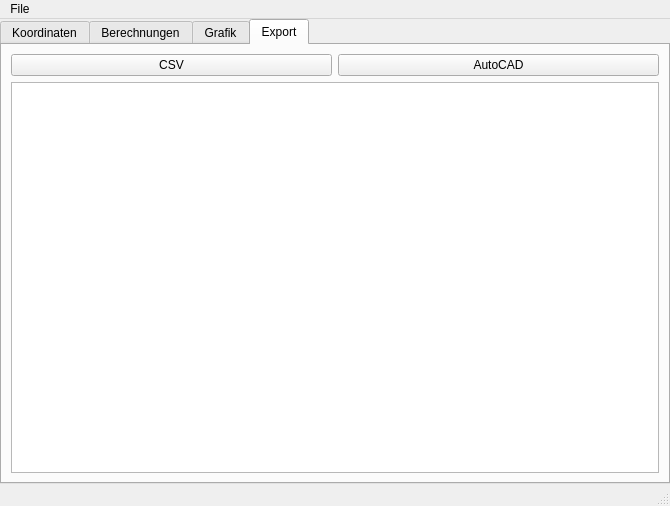
<?xml version="1.0" encoding="UTF-8"?>
<ui version="4.0">
 <class>GeoCalc</class>
 <widget class="QMainWindow" name="GeoCalc">
  <property name="geometry">
   <rect>
    <x>0</x>
    <y>0</y>
    <width>670</width>
    <height>506</height>
   </rect>
  </property>
  <property name="windowTitle">
   <string>Geocalc</string>
  </property>
  <property name="autoFillBackground">
   <bool>false</bool>
  </property>
  <widget class="QWidget" name="centralwidget">
   <layout class="QGridLayout" name="gridLayout">
    <property name="leftMargin">
     <number>0</number>
    </property>
    <property name="topMargin">
     <number>0</number>
    </property>
    <property name="rightMargin">
     <number>0</number>
    </property>
    <property name="bottomMargin">
     <number>0</number>
    </property>
    <property name="spacing">
     <number>0</number>
    </property>
    <item row="0" column="0" rowspan="2">
     <widget class="QTabWidget" name="main_tabWidget">
      <property name="currentIndex">
       <number>3</number>
      </property>
      <widget class="QWidget" name="koordinaten_tab">
       <attribute name="title">
        <string>Koordinaten</string>
       </attribute>
       <layout class="QGridLayout" name="gridLayout_2">
        <property name="leftMargin">
         <number>0</number>
        </property>
        <property name="topMargin">
         <number>0</number>
        </property>
        <property name="rightMargin">
         <number>0</number>
        </property>
        <property name="bottomMargin">
         <number>0</number>
        </property>
        <property name="spacing">
         <number>0</number>
        </property>
        <item row="0" column="0">
         <widget class="QTabWidget" name="koordinaten_tabWidget">
          <property name="currentIndex">
           <number>0</number>
          </property>
          <property name="tabsClosable">
           <bool>false</bool>
          </property>
          <property name="tabBarAutoHide">
           <bool>false</bool>
          </property>
          <widget class="QWidget" name="tabelle1_tab">
           <attribute name="title">
            <string>KT 1</string>
           </attribute>
           <layout class="QGridLayout" name="gridLayout_5">
            <item row="1" column="1">
             <widget class="QLineEdit" name="koordinaten_tabelle1_pktnr_entry">
              <property name="frame">
               <bool>true</bool>
              </property>
              <property name="echoMode">
               <enum>QLineEdit::Normal</enum>
              </property>
             </widget>
            </item>
            <item row="0" column="1">
             <widget class="QLabel" name="koordinaten_tabelle1_pktnr_label">
              <property name="frameShape">
               <enum>QFrame::NoFrame</enum>
              </property>
              <property name="frameShadow">
               <enum>QFrame::Plain</enum>
              </property>
              <property name="text">
               <string>Punkt Nummer</string>
              </property>
              <property name="textFormat">
               <enum>Qt::AutoText</enum>
              </property>
              <property name="scaledContents">
               <bool>false</bool>
              </property>
              <property name="alignment">
               <set>Qt::AlignCenter</set>
              </property>
             </widget>
            </item>
            <item row="4" column="1" colspan="4">
             <widget class="QTableWidget" name="koordinaten_tabelle1_pktliste_table">
              <column>
               <property name="text">
                <string>Pkt. Nr.</string>
               </property>
              </column>
              <column>
               <property name="text">
                <string>Rechtswert (Y)</string>
               </property>
              </column>
              <column>
               <property name="text">
                <string>Hochwert (X)</string>
               </property>
              </column>
              <column>
               <property name="text">
                <string>Höhe über NHN</string>
               </property>
              </column>
             </widget>
            </item>
            <item row="1" column="4">
             <widget class="QLineEdit" name="koordinaten_tabelle1_hoehe_entry">
              <property name="frame">
               <bool>true</bool>
              </property>
              <property name="echoMode">
               <enum>QLineEdit::Normal</enum>
              </property>
             </widget>
            </item>
            <item row="0" column="3">
             <widget class="QLabel" name="koordinaten_tabelle1_hwert_label">
              <property name="text">
               <string>Hochwert</string>
              </property>
              <property name="alignment">
               <set>Qt::AlignCenter</set>
              </property>
             </widget>
            </item>
            <item row="1" column="2">
             <widget class="QLineEdit" name="koordinaten_tabelle1_rewert_entry">
              <property name="frame">
               <bool>true</bool>
              </property>
              <property name="echoMode">
               <enum>QLineEdit::Normal</enum>
              </property>
             </widget>
            </item>
            <item row="1" column="3">
             <widget class="QLineEdit" name="koordinaten_tabelle1_hwert_entry">
              <property name="frame">
               <bool>true</bool>
              </property>
              <property name="echoMode">
               <enum>QLineEdit::Normal</enum>
              </property>
             </widget>
            </item>
            <item row="2" column="1" colspan="4">
             <widget class="QPushButton" name="koordinaten_tabelle1_pkthinzufuegen_button">
              <property name="text">
               <string>Punkt hinzufügen</string>
              </property>
             </widget>
            </item>
            <item row="0" column="4">
             <widget class="QLabel" name="koordinaten_tabelle1_hoehe_label">
              <property name="text">
               <string>Höhe</string>
              </property>
              <property name="alignment">
               <set>Qt::AlignCenter</set>
              </property>
             </widget>
            </item>
            <item row="0" column="2">
             <widget class="QLabel" name="koordinaten_tabelle1_rewert_label">
              <property name="text">
               <string>Rechtswert</string>
              </property>
              <property name="alignment">
               <set>Qt::AlignCenter</set>
              </property>
             </widget>
            </item>
            <item row="3" column="1" colspan="4">
             <widget class="QLabel" name="koordinaten_tabelle1_return_label">
              <property name="text">
               <string/>
              </property>
              <property name="alignment">
               <set>Qt::AlignCenter</set>
              </property>
             </widget>
            </item>
           </layout>
          </widget>
          <widget class="QWidget" name="add_tab">
           <attribute name="title">
            <string>+</string>
           </attribute>
          </widget>
         </widget>
        </item>
       </layout>
      </widget>
      <widget class="QWidget" name="berechnungen_tab">
       <attribute name="title">
        <string>Berechnungen</string>
       </attribute>
       <layout class="QGridLayout" name="gridLayout_4">
        <item row="0" column="1">
         <widget class="QTabWidget" name="berechnungen_tabWidget">
          <property name="currentIndex">
           <number>1</number>
          </property>
          <widget class="QWidget" name="geoAfg1_tab">
           <attribute name="title">
            <string>Erste Geodätische Hauptaufgabe</string>
           </attribute>
           <widget class="QLabel" name="label">
            <property name="geometry">
             <rect>
              <x>0</x>
              <y>10</y>
              <width>35</width>
              <height>10</height>
             </rect>
            </property>
            <property name="text">
             <string>Punkt 1:</string>
            </property>
           </widget>
           <widget class="QLineEdit" name="lineEdit">
            <property name="geometry">
             <rect>
              <x>0</x>
              <y>30</y>
              <width>113</width>
              <height>20</height>
             </rect>
            </property>
           </widget>
           <widget class="QLabel" name="label_2">
            <property name="geometry">
             <rect>
              <x>140</x>
              <y>10</y>
              <width>35</width>
              <height>10</height>
             </rect>
            </property>
            <property name="text">
             <string>Punkt 2:</string>
            </property>
           </widget>
           <widget class="QLineEdit" name="lineEdit_2">
            <property name="geometry">
             <rect>
              <x>140</x>
              <y>30</y>
              <width>113</width>
              <height>20</height>
             </rect>
            </property>
           </widget>
           <widget class="QPushButton" name="pushButton">
            <property name="geometry">
             <rect>
              <x>10</x>
              <y>60</y>
              <width>71</width>
              <height>31</height>
             </rect>
            </property>
            <property name="text">
             <string>Berechne!</string>
            </property>
           </widget>
           <widget class="QLabel" name="label_3">
            <property name="geometry">
             <rect>
              <x>140</x>
              <y>70</y>
              <width>61</width>
              <height>16</height>
             </rect>
            </property>
            <property name="text">
             <string>Ergebnis:</string>
            </property>
           </widget>
           <widget class="QLabel" name="label_4">
            <property name="geometry">
             <rect>
              <x>270</x>
              <y>70</y>
              <width>121</width>
              <height>16</height>
             </rect>
            </property>
            <property name="text">
             <string>Blank</string>
            </property>
           </widget>
          </widget>
          <widget class="QWidget" name="geoAfg2_tab">
           <attribute name="title">
            <string>Zweite Geodätische Hauptaufgabe</string>
           </attribute>
          </widget>
         </widget>
        </item>
       </layout>
      </widget>
      <widget class="QWidget" name="grafik_tab">
       <attribute name="title">
        <string>Grafik</string>
       </attribute>
       <layout class="QGridLayout" name="gridLayout_3">
        <item row="1" column="0">
         <widget class="QPushButton" name="grafik_anzeigen_button">
          <property name="minimumSize">
           <size>
            <width>0</width>
            <height>0</height>
           </size>
          </property>
          <property name="text">
           <string>Anzeigen</string>
          </property>
         </widget>
        </item>
        <item row="0" column="0" colspan="2">
         <widget class="QGraphicsView" name="grafik_grafik_graphicsview"/>
        </item>
        <item row="2" column="0">
         <widget class="QPushButton" name="grafik_plus_button">
          <property name="text">
           <string>+</string>
          </property>
         </widget>
        </item>
        <item row="1" column="1">
         <widget class="QPushButton" name="grafik_clear_button">
          <property name="text">
           <string>Clear</string>
          </property>
         </widget>
        </item>
        <item row="2" column="1">
         <widget class="QPushButton" name="grafik_minus_button">
          <property name="text">
           <string>-</string>
          </property>
         </widget>
        </item>
       </layout>
      </widget>
      <widget class="QWidget" name="export_tab">
       <attribute name="title">
        <string>Export</string>
       </attribute>
       <layout class="QGridLayout" name="gridLayout_6">
        <item row="0" column="0">
         <widget class="QPushButton" name="export_csv_button">
          <property name="text">
           <string>CSV</string>
          </property>
         </widget>
        </item>
        <item row="0" column="1">
         <widget class="QPushButton" name="export_autocad_button">
          <property name="text">
           <string>AutoCAD</string>
          </property>
         </widget>
        </item>
        <item row="1" column="0" colspan="2">
         <widget class="QPlainTextEdit" name="export_export_plaintxtedit">
          <property name="lineWrapMode">
           <enum>QPlainTextEdit::WidgetWidth</enum>
          </property>
          <property name="overwriteMode">
           <bool>false</bool>
          </property>
         </widget>
        </item>
       </layout>
      </widget>
     </widget>
    </item>
   </layout>
  </widget>
  <widget class="QStatusBar" name="statusbar"/>
  <widget class="QMenuBar" name="menubar">
   <property name="geometry">
    <rect>
     <x>0</x>
     <y>0</y>
     <width>670</width>
     <height>21</height>
    </rect>
   </property>
   <widget class="QMenu" name="menuFile">
    <property name="title">
     <string>File</string>
    </property>
    <addaction name="actionSave"/>
   </widget>
   <addaction name="menuFile"/>
  </widget>
  <action name="actionSave">
   <property name="text">
    <string>Save</string>
   </property>
   <property name="statusTip">
    <string>Save</string>
   </property>
   <property name="shortcut">
    <string>Ctrl+S</string>
   </property>
  </action>
 </widget>
 <resources/>
 <connections/>
</ui>
